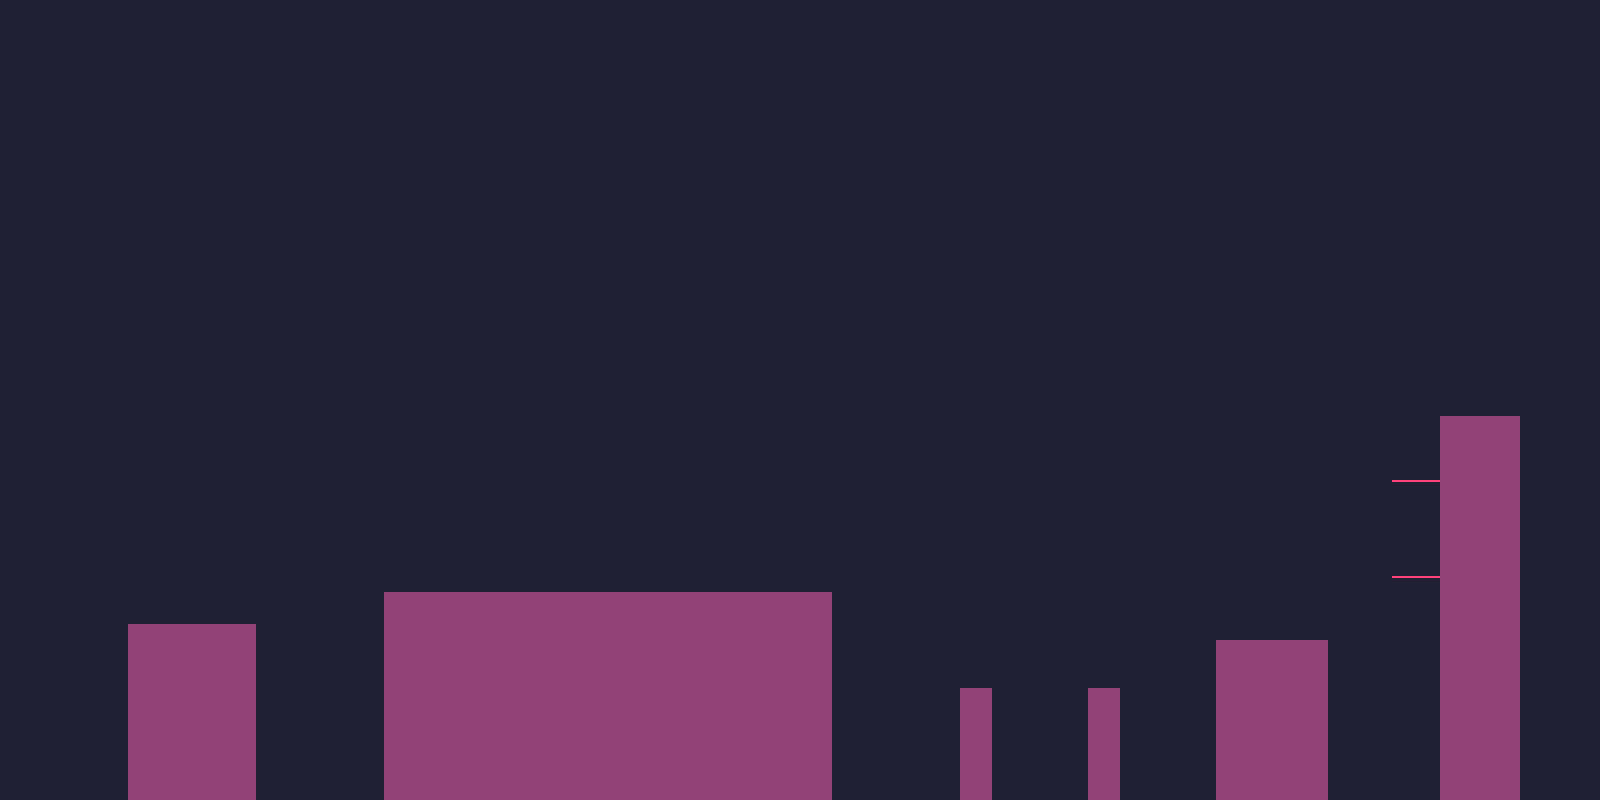

Rendered tile map (Tiled .tmx) drawn with the repository's tilesets; below, a short description and the map source with its tile grids summarised:
An orthogonal 100x50 tile map with 16x16 px tiles, 3 tile layers (BACK, MIDDLE, FRONT), 2 tilesets and 10 objects (2x kicker).

<map version="1.0" orientation="orthogonal" renderorder="right-down" width="100" height="50" tilewidth="16" tileheight="16" nextobjectid="23">
 <tileset firstgid="1" name="tileset_test" tilewidth="16" tileheight="16" spacing="1" tilecount="4" columns="2">
  <image source="../sprites/tilesets/tileset_test.png" width="34" height="34" />
 </tileset>
 <tileset firstgid="5" name="entities" tilewidth="16" tileheight="16" spacing="1" tilecount="4" columns="2">
  <image source="../sprites/tilesets/entities.png" width="33" height="33" />
 </tileset>
 <layer name="BACK" width="100" height="50">
  <data>[5000 cells, 5000 non-empty, 1 distinct tile ids]</data>
 </layer>
 <layer name="MIDDLE" width="100" height="50">
  <data>[5000 cells, 676 non-empty, 2 distinct tile ids]</data>
 </layer>
 <layer name="FRONT" width="100" height="50">
  <data>[5000 cells, 0 non-empty, 0 distinct tile ids]</data>
 </layer>
 <objectgroup name="COLLISION">
  <object id="2" x="128" y="624" width="128" height="224" />
  <object id="15" x="384" y="592" width="448" height="256" />
  <object id="16" x="960" y="688" width="32" height="160" />
  <object id="17" x="1088" y="688" width="32" height="160" />
  <object id="18" x="1216" y="640" width="112" height="208" />
  <object id="19" x="1440" y="416" width="80" height="432" />
  <object id="20" x="1392" y="480" width="48" />
  <object id="22" x="1392" y="576" width="48" />
 </objectgroup>
 <objectgroup name="ENTITIES">
  <object id="13" name="kicker" gid="5" x="736" y="592" width="16" height="16" />
  <object id="14" name="kicker" gid="5" x="784" y="592" width="16" height="16" />
 </objectgroup>
</map>
